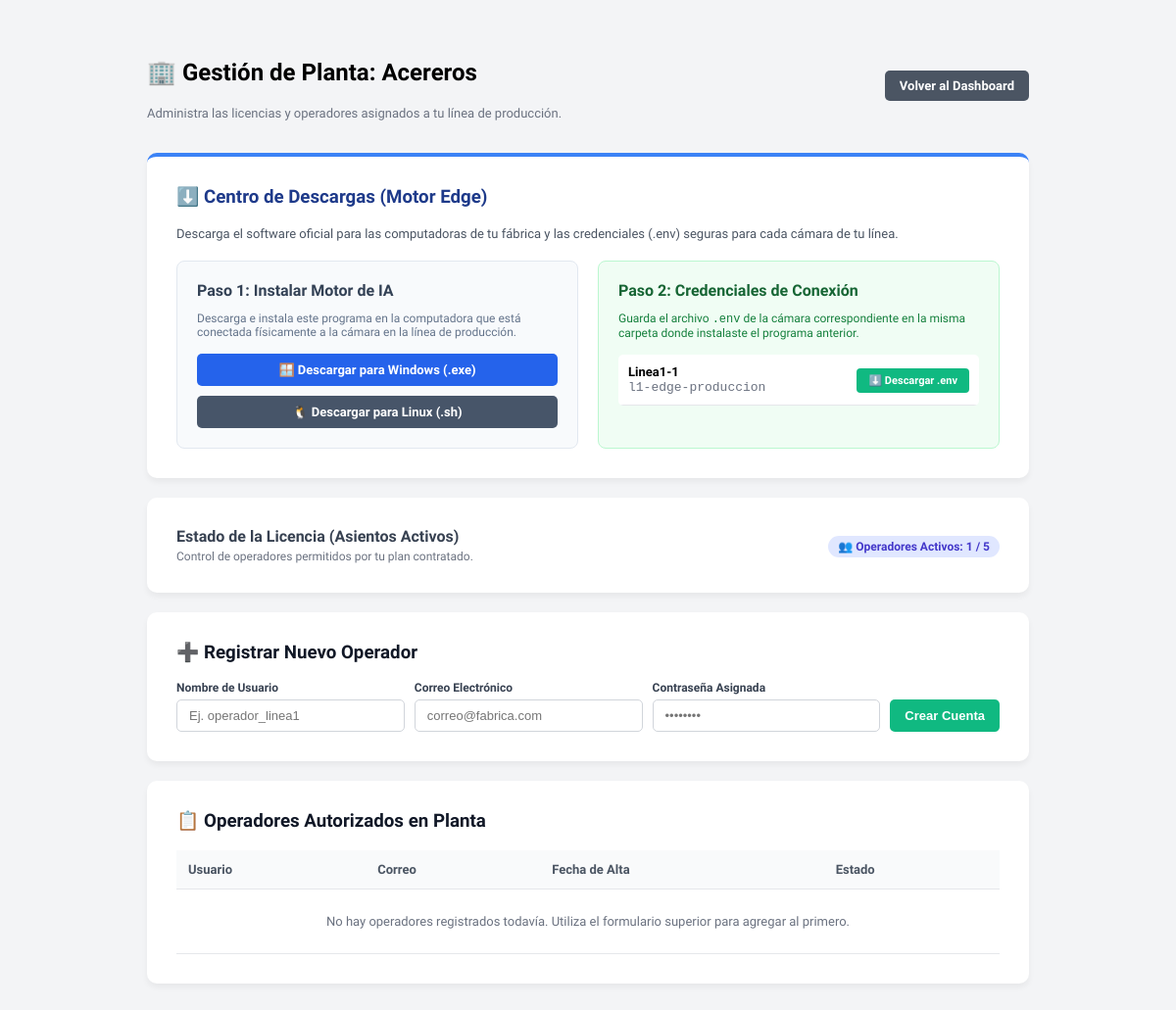
The app's page /planta/ (signed in), older data.
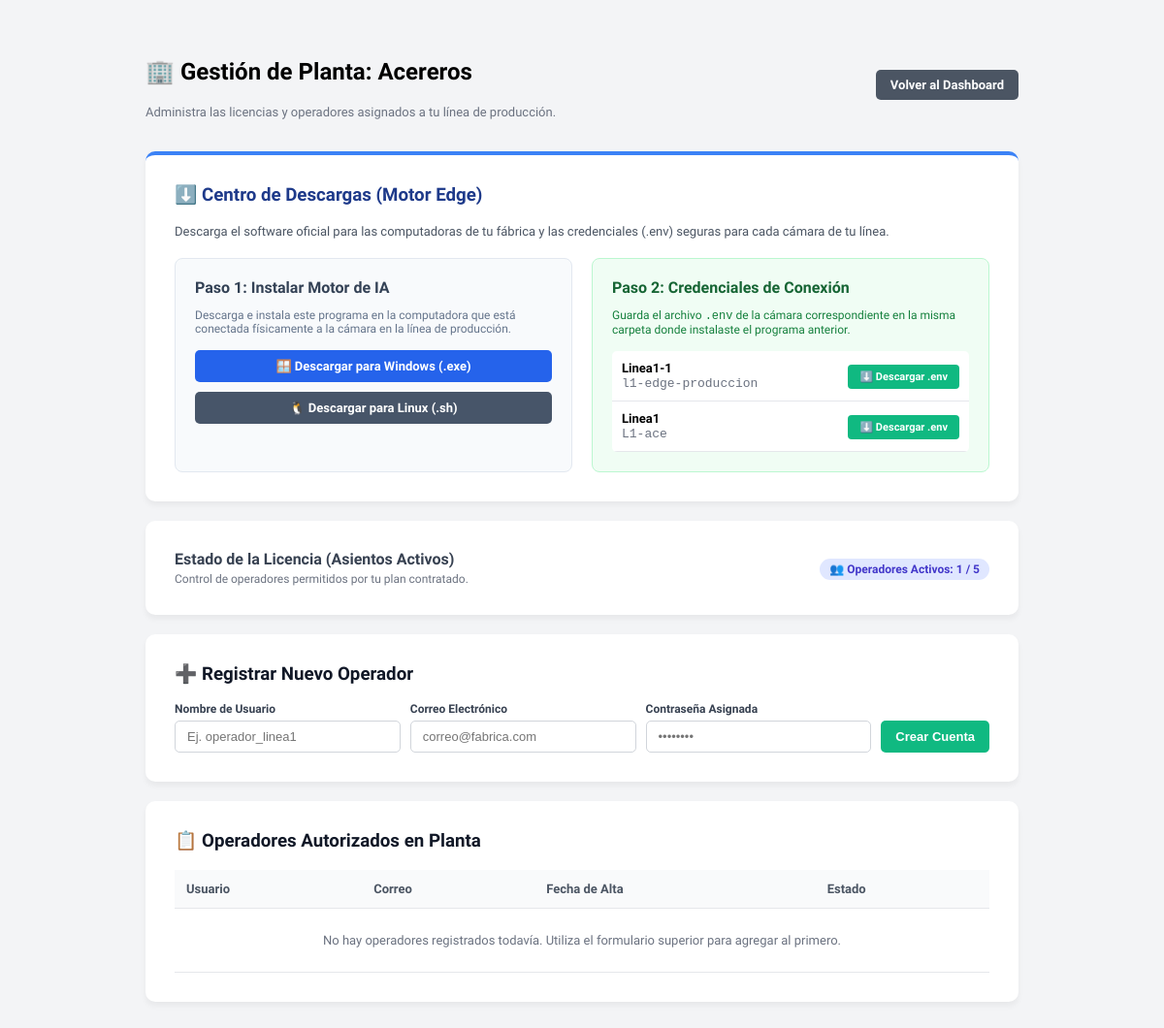
The same page, newer data.
### Backend/models.py (models this page shows, shortened)
class Empresa(models.Model):
    nombre = models.CharField(max_length=255, unique=True)
    activa = models.BooleanField(default=True)
    fecha_creacion = models.DateTimeField(auto_now_add=True)
    limite_usuarios = models.IntegerField(default=5, help_text="Cantidad máxima de operadores")
    ESTADOS_PLAN = (
        ('trial', 'Periodo de Prueba'),
        ('activo', 'Suscripción Activa'),
        ('suspendido', 'Suspendido por Pago')
    )
    estado_plan = models.CharField(max_length=30, choices=ESTADOS_PLAN, default='activo')

class Dispositivo(models.Model):
    empresa = models.ForeignKey(Empresa, on_delete=models.CASCADE, related_name='dispositivos')
    nombre = models.CharField(max_length=100, help_text="Ej. Línea 1 - Ensamblaje Frontal")
    device_id = models.CharField(max_length=100, unique=True, null=True, blank=True)
    mac_address = models.CharField(max_length=17, unique=True, null=True, blank=True, validators=[mac_validator])
    api_key = models.CharField(max_length=64, unique=True, editable=False)
    activo = models.BooleanField(default=True)
    ultimo_sync = models.DateTimeField(null=True, blank=True)
    modelo_asignado = models.ForeignKey(ModeloIA, on_delete=models.SET_NULL, null=True, blank=True)
    ip_local = models.CharField(max_length=50, blank=True, null=True, help_text="Ej: 192.168.1.50:8001")

### Backend/views.py (the view)
# urls.py: path('planta/', views.gestion_planta, name='gestion_planta'),
@login_required
@user_passes_test(es_admin_empresa)
def gestion_planta(request):
    empresa_actual = request.user.empresa
    operadores = Usuario.objects.filter(empresa=empresa_actual, rol='operador')
    usuarios_activos = Usuario.objects.filter(empresa=empresa_actual, is_active=True).count()
    dispositivos_empresa = Dispositivo.objects.filter(empresa=empresa_actual, activo=True)
    return render(request, 'paneles/gestion_planta.html', {
        'empresa': empresa_actual,
        'operadores': operadores,
        'usuarios_activos': usuarios_activos,
        'limite': empresa_actual.limite_usuarios,
        'dispositivos': dispositivos_empresa
    })

### Backend/views.py (called while the page is built)
def es_admin_empresa(user):
    return user.is_authenticated and user.rol == 'admin_empresa'

### templates/paneles/gestion_planta.html (shortened to what this page needs)
<!DOCTYPE html>
<html lang="es">
<head>
</head>
<body>
    <div class="contenedor">
        <div class="header-flex">
            <div>
                <h2>🏢 Gestión de Planta: {{ empresa.nombre }}</h2>
                <p style="color: #6b7280; font-size: 13px; margin-top: 4px;">Administra las licencias y operadores asignados a tu línea de producción.</p>
            </div>
            <a href="{% url 'dashboard' %}" class="btn-regresar">Volver al Dashboard</a>
        </div>
        <div class="card" style="border-top: 4px solid #3b82f6;">
            <h3 style="margin-top: 0; color: #1e3a8a;">⬇️ Centro de Descargas (Motor Edge)</h3>
            <p style="font-size: 13px; color: #4b5563; margin-bottom: 20px;">Descarga el software oficial para las computadoras de tu fábrica y las credenciales (.env) seguras para cada cámara de tu línea.</p>
            <div style="display: flex; gap: 20px; flex-wrap: wrap;">
                <div style="flex: 1; min-width: 280px; background: #f8fafc; padding: 20px; border-radius: 8px; border: 1px solid #e2e8f0;">
                    <h4 style="margin: 0 0 10px 0; color: #334155;">Paso 1: Instalar Motor de IA</h4>
                    <p style="font-size: 12px; color: #64748b; margin-bottom: 15px;">Descarga e instala este programa en la computadora que está conectada físicamente a la cámara en la línea de producción.</p>
                    <div style="display: flex; flex-direction: column; gap: 10px;">
                        <a href="{% url 'descargar_instalador' 'windows' %}" class="btn-primary" style="background: #2563eb; text-decoration: none; text-align: center;">🪟 Descargar para Windows (.exe)</a>
                        <a href="{% url 'descargar_instalador' 'linux' %}" class="btn-primary" style="background: #475569; text-decoration: none; text-align: center;">🐧 Descargar para Linux (.sh)</a>
                    </div>
                </div>
                <div style="flex: 1; min-width: 280px; background: #f0fdf4; padding: 20px; border-radius: 8px; border: 1px solid #bbf7d0;">
                    <h4 style="margin: 0 0 10px 0; color: #166534;">Paso 2: Credenciales de Conexión</h4>
                    <p style="font-size: 12px; color: #15803d; margin-bottom: 15px;">Guarda el archivo <code>.env</code> de la cámara correspondiente en la misma carpeta donde instalaste el programa anterior.</p>
                    <table style="width: 100%; font-size: 12px; background: white; border-radius: 5px; overflow: hidden; margin: 0;">
                        {% for disp in dispositivos %}
                        <tr>
                            <td style="padding: 10px; border-bottom: 1px solid #e5e7eb;">
                                <strong>{{ disp.nombre }}</strong><br>
                                <span style="color: #6b7280; font-family: monospace;">{{ disp.device_id }}</span>
                            </td>
                            <td style="padding: 10px; border-bottom: 1px solid #e5e7eb; text-align: right;">
                                <a href="{% url 'descargar_env_dispositivo' disp.id %}" style="background: #10b981; color: white; padding: 6px 12px; border-radius: 4px; text-decoration: none; font-weight: bold; font-size: 11px;">⬇️ Descargar .env</a>
                            </td>
                        </tr>
                        {% empty %}
                        <tr>
                            <td colspan="2" style="padding: 15px; text-align: center; color: #6b7280;">Aún no tienes cámaras vinculadas. Contacta a Soporte.</td>
                        </tr>
                        {% endfor %}
                    </table>
                </div>
            </div>
        </div>
        <div class="card" style="display: flex; justify-content: space-between; align-items: center;">
            <div>
                <h4 style="margin: 0; color: #374151;">Estado de la Licencia (Asientos Activos)</h4>
                <p style="font-size: 12px; color: #6b7280; margin: 4px 0 0 0;">Control de operadores permitidos por tu plan contratado.</p>
            </div>
            <div>
                <span class="badge-quota">
                    👥 Operadores Activos: {{ usuarios_activos }} / {{ limite }}
                </span>
            </div>
        </div>
        <div class="card">
            <h3 style="margin-top: 0; color: #111827;">➕ Registrar Nuevo Operador</h3>
            <form method="POST" action="{% url 'crear_operador' %}">
                <div class="form-grid">
                    <div class="form-group">
                        <label>Nombre de Usuario</label>
                        <input type="text" name="username" class="form-control" placeholder="Ej. operador_linea1" required>
                    </div>
                    <div class="form-group">
                        <label>Correo Electrónico</label>
                        <input type="email" name="email" class="form-control" placeholder="correo@fabrica.com">
                    </div>
                    <div class="form-group">
                        <label>Contraseña Asignada</label>
                        <input type="password" name="password" class="form-control" placeholder="••••••••" required>
                    </div>
                    <div>
                        <button type="submit" class="btn-primary">Crear Cuenta</button>
                    </div>
                </div>
            </form>
        </div>
        <div class="card">
            <h3 style="margin-top: 0; color: #111827;">📋 Operadores Autorizados en Planta</h3>
            <table>
                <thead>
                    <tr>
                        <th>Usuario</th>
                        <th>Correo</th>
                        <th>Fecha de Alta</th>
                        <th>Estado</th>
                    </tr>
                </thead>
                <tbody>
                    {% for op in operadores %}
                    <tr>
                        <td><strong>@{{ op.username }}</strong></td>
                        <td>{{ op.email|default:"No registrado" }}</td>
                        <td>{{ op.date_joined|date:"d M Y" }}</td>
                        <td>
                            {% if op.is_active %}
                                <span style="color: #16a34a; font-weight: bold;">🟢 Activo</span>
                            {% else %}
                                <span style="color: #dc2626; font-weight: bold;">🔴 Inactivo</span>
                            {% endif %}
                        </td>
                    </tr>
                    {% empty %}
                    <tr>
                        <td colspan="4" style="text-align: center; color: #6b7280; padding: 25px;">
                            No hay operadores registrados todavía. Utiliza el formulario superior para agregar al primero.
                        </td>
                    </tr>
                    {% endfor %}
                </tbody>
            </table>
        </div>
    </div>
</body>
</html>

### templates/paneles/gestion_planta.html (style rules this page uses)
body { font-family: 'Plus Jakarta Sans', sans-serif; background-color: #f3f4f6; margin: 0; padding: 40px; }
.contenedor { max-width: 900px; margin: auto; }
.card { background: white; padding: 30px; border-radius: 10px; box-shadow: 0 4px 6px rgba(0,0,0,0.05); margin-bottom: 20px; }
.header-flex { display: flex; justify-content: space-between; align-items: center; margin-bottom: 20px; }
.btn-regresar { background: #4b5563; color: white; text-decoration: none; padding: 8px 15px; border-radius: 5px; font-size: 13px; font-weight: 600; }
.form-grid { display: grid; grid-template-columns: 1fr 1fr 1fr auto; gap: 10px; align-items: flex-end; }
.form-group { display: flex; flex-direction: column; }
.form-group label { font-size: 12px; font-weight: bold; margin-bottom: 5px; color: #374151; }
.form-control { padding: 8px 12px; border: 1px solid #d1d5db; border-radius: 5px; font-size: 13px; }
.btn-primary { background-color: #10b981; color: white; border: none; padding: 9px 15px; border-radius: 5px; cursor: pointer; font-weight: bold; font-size: 13px; }
table { width: 100%; border-collapse: collapse; margin-top: 15px; }
th, td { padding: 12px; text-align: left; border-bottom: 1px solid #e5e7eb; font-size: 13px; }
th { background-color: #f9fafb; color: #4b5563; }
.badge-quota { background: #e0e7ff; color: #4338ca; padding: 4px 10px; border-radius: 20px; font-weight: bold; font-size: 12px; }

Row changes from the older to the newer data that the page shows:
added Dispositivo: nombre "Linea1", device_id "L1-ace"
